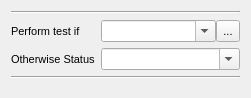
<?xml version="1.0" encoding="UTF-8"?>
<ui version="4.0">
 <class>ExpressionTestsEditWidget</class>
 <widget class="QWidget" name="ExpressionTestsEditWidget">
  <property name="geometry">
   <rect>
    <x>0</x>
    <y>0</y>
    <width>251</width>
    <height>98</height>
   </rect>
  </property>
  <property name="font">
   <font>
    <pointsize>8</pointsize>
   </font>
  </property>
  <layout class="QFormLayout" name="formLayout_2">
   <item row="0" column="0" colspan="2">
    <widget class="Line" name="line_18">
     <property name="orientation">
      <enum>Qt::Horizontal</enum>
     </property>
    </widget>
   </item>
   <item row="1" column="0">
    <widget class="QLabel" name="lblPerformTestIf">
     <property name="text">
      <string>Perform test if</string>
     </property>
     <property name="buddy">
      <cstring>cmbCondition</cstring>
     </property>
    </widget>
   </item>
   <item row="1" column="1">
    <layout class="QHBoxLayout" name="horizontalLayout_15">
     <property name="spacing">
      <number>0</number>
     </property>
     <item>
      <widget class="QComboBox" name="cmbCondition">
       <property name="editable">
        <bool>true</bool>
       </property>
      </widget>
     </item>
     <item>
      <widget class="QToolButton" name="btnCondition">
       <property name="maximumSize">
        <size>
         <width>24</width>
         <height>24</height>
        </size>
       </property>
       <property name="text">
        <string>...</string>
       </property>
       <property name="icon">
        <iconset resource="../../qHostMonitor.qrc">
         <normaloff>:/img/loupe.png</normaloff>:/img/loupe.png</iconset>
       </property>
      </widget>
     </item>
    </layout>
   </item>
   <item row="2" column="0">
    <widget class="QLabel" name="lblOtherwiseStatus">
     <property name="text">
      <string>Otherwise Status</string>
     </property>
     <property name="buddy">
      <cstring>cmbOtherwiseStatus</cstring>
     </property>
    </widget>
   </item>
   <item row="2" column="1">
    <widget class="QComboBox" name="cmbOtherwiseStatus">
     <property name="editable">
      <bool>true</bool>
     </property>
    </widget>
   </item>
   <item row="3" column="0" colspan="2">
    <widget class="Line" name="line_17">
     <property name="orientation">
      <enum>Qt::Horizontal</enum>
     </property>
    </widget>
   </item>
  </layout>
 </widget>
 <resources>
  <include location="../../qHostMonitor.qrc"/>
  <include location="../../qHostMonitor.qrc"/>
 </resources>
 <connections/>
</ui>
